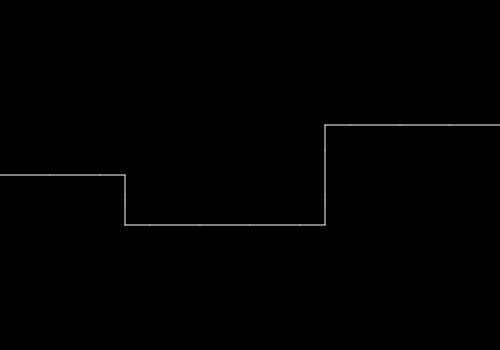
Frame 1 (no input)
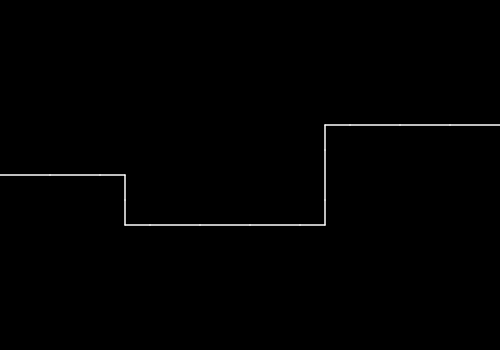
Frame 2 (the mouse pressed at the canvas centre, redrawn once)

The p5.js sketch that drew these frames (run headless with seeded random() and noise() and a simulated clock; the mouse was pressed at the canvas centre and the sketch redrawn once):

// p5.js sketch
// ── sketch.js
//  Game field array
//
//  0 -> Empty tile
//  1 -> Empty tile where the player can place units
//  2 -> Path for enemy movement : horizon line
//  3 -> Path for enemy movement : vertical line
//  4 -> Path for enemy movement : right to bottom
//  5 -> Path for enemy movement : bottom to left
//  6 -> Path for enemy movement : right to top
//  7 -> Path for enemy movement : top to left
const FIELD_MAP = [
  [0, 0, 0, 0, 0, 0, 0, 0, 0, 0],
  [0, 1, 1, 1, 1, 1, 1, 1, 1, 0],
  [0, 1, 1, 1, 1, 1, 4, 2, 2, 2],
  [2, 2, 5, 1, 1, 1, 3, 1, 1, 0],
  [0, 1, 6, 2, 2, 2, 7, 1, 1, 0],
  [0, 1, 1, 1, 1, 1, 1, 1, 1, 0],
  [0, 0, 0, 0, 0, 0, 0, 0, 0, 0],
];
const FIELD_TILE_SIZE = 50;

const ENEMY_LINE_COLOR = [255];

//  Instances to hold field tiles
let fieldTileManager;

function setup() {
  createCanvas(
    FIELD_MAP[0].length * FIELD_TILE_SIZE,
    FIELD_MAP.length * FIELD_TILE_SIZE
  );
  background(0);
  fieldTileManager = new FieldTileManager(FIELD_MAP, FIELD_TILE_SIZE);
  noLoop();
}

function draw() {
  fieldTileManager.drawTiles();
}

class FieldTileManager {
  constructor(fieldMap, tileSize) {
    this.tileSize = this.tiles = [];
    fieldMap.forEach((row, yIndex) => {
      let rowTiles = [];
      row.forEach((tileType, xIndex) => {
        rowTiles.push(this.#createTile(xIndex, yIndex, tileSize, tileType));
      });
      this.tiles.push(rowTiles);
    });
  }

  drawTiles() {
    this.tiles.forEach((row) => {
      row.forEach((tile) => {
        tile.draw();
      });
    });
  }

  #createTile(xIndex, yIndex, tileSize, tileType) {
    switch (tileType) {
      case 0:
        return new BlankTile(xIndex, yIndex, tileSize);
      case 1:
        return new BlankPlaceableTile(xIndex, yIndex, tileSize);
      case 2:
        return new HorizonLineTile(xIndex, yIndex, tileSize);
      case 3:
        return new VerticalLineTile(xIndex, yIndex, tileSize);
      case 4:
        return new RightBottomCornerTile(xIndex, yIndex, tileSize);
      case 5:
        return new BottomLeftCornerTile(xIndex, yIndex, tileSize);
      case 6:
        return new RightTopCornerTile(xIndex, yIndex, tileSize);
      case 7:
        return new TopLeftCornerTile(xIndex, yIndex, tileSize);
    }
  }
}

class FieldTile {
  constructor(xIndex, yIndex, tileSize) {
    this.xIndex = xIndex;
    this.yIndex = yIndex;
    this.tileSize = tileSize;
  }

  draw() {
    // Need to keep the draw method for FieldTile
  }

  _xPos() {
    return this.xIndex * this.tileSize;
  }

  _yPos() {
    return this.yIndex * this.tileSize;
  }
}

class BlankTile extends FieldTile {
  draw() {
    // Implementation for BlankTile
  }
}

class BlankPlaceableTile extends FieldTile {
  draw() {
    // Implementation for BlankPlaceableTile
  }
}

class HorizonLineTile extends FieldTile {
  draw() {
    const centerY = this._yPos() + this.tileSize / 2;
    stroke(...ENEMY_LINE_COLOR);
    line(this._xPos(), centerY, this._xPos() + this.tileSize, centerY);
  }
}

class VerticalLineTile extends FieldTile {
  draw() {
    const centerX = this._xPos() + this.tileSize / 2;
    stroke(...ENEMY_LINE_COLOR);
    line(centerX, this._yPos(), centerX, this._yPos() + this.tileSize);
  }
}

class RightBottomCornerTile extends FieldTile {
  draw() {
    const endX = this._xPos() + this.tileSize;
    const endY = this._yPos() + this.tileSize;
    const centerX = this._xPos() + this.tileSize / 2;
    const centerY = this._yPos() + this.tileSize / 2;
    stroke(...ENEMY_LINE_COLOR);
    line(centerX, centerY, endX, centerY);
    line(centerX, centerY, centerX, endY);
  }
}

class BottomLeftCornerTile extends FieldTile {
  draw() {
    const endX = this._xPos();
    const endY = this._yPos() + this.tileSize;
    const centerX = this._xPos() + this.tileSize / 2;
    const centerY = this._yPos() + this.tileSize / 2;
    stroke(...ENEMY_LINE_COLOR);
    line(centerX, centerY, centerX, endY);
    line(centerX, centerY, endX, centerY);
  }
}

class RightTopCornerTile extends FieldTile {
  draw() {
    const endX = this._xPos() + this.tileSize;
    const endY = this._yPos();
    const centerX = this._xPos() + this.tileSize / 2;
    const centerY = this._yPos() + this.tileSize / 2;
    stroke(...ENEMY_LINE_COLOR);
    line(centerX, centerY, centerX, endY);
    line(centerX, centerY, endX, centerY);
  }
}

class TopLeftCornerTile extends FieldTile {
  draw() {
    const endX = this._xPos();
    const endY = this._yPos();
    const centerX = this._xPos() + this.tileSize / 2;
    const centerY = this._yPos() + this.tileSize / 2;
    stroke(...ENEMY_LINE_COLOR);
    line(centerX, centerY, centerX, endY);
    line(centerX, centerY, endX, centerY);
  }
}
